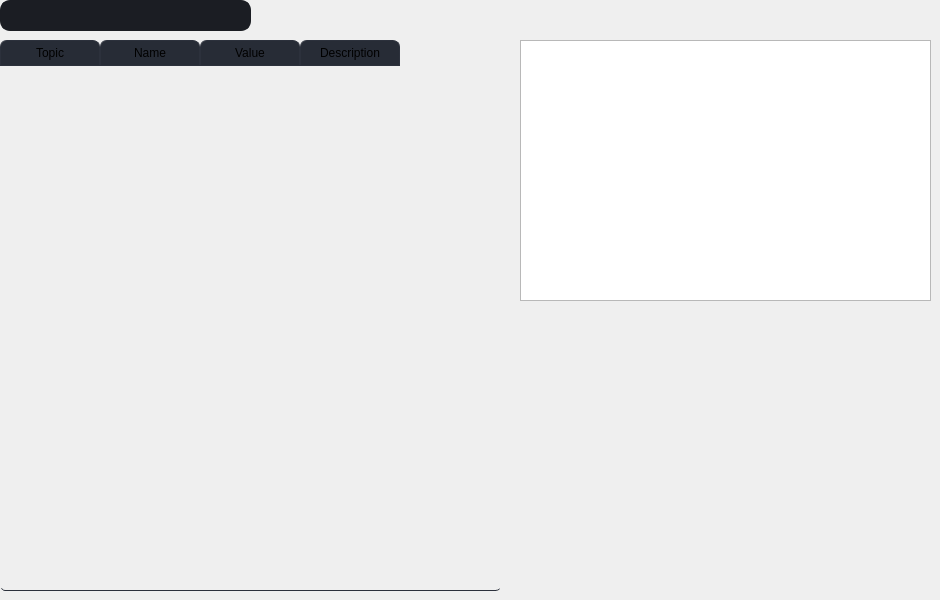
                  <widget class="QWidget" name="Advanced_page">
                   <widget class="QTableWidget" name="tableWidget_data">
                    <property name="geometry">
                     <rect>
                      <x>0</x>
                      <y>40</y>
                      <width>501</width>
                      <height>551</height>
                     </rect>
                    </property>
                    <property name="styleSheet">
                     <string notr="true">QTableWidget {	
	background-color: transparent;
	border-radius: 5px;
	gridline-color: rgb(44, 49, 60);
	border-bottom: 1px solid rgb(44, 49, 60);
}
QTableWidget::item{
	border-color: rgb(44, 49, 60);
	padding-left: 5px;
	padding-right: 5px;
	gridline-color: rgb(44, 49, 60);
}
QTableWidget::item:selected{
	background-color: rgb(52, 59, 72);	
	color: rgb(210, 210, 210);
}
QScrollBar:horizontal {
    border: none;
    background: rgb(52, 59, 72);
    height: 14px;
    margin: 0px 21px 0 21px;
	border-radius: 0px;
}
 QScrollBar:vertical {
	border: none;
    background: rgb(52, 59, 72);
    width: 14px;
    margin: 21px 0 21px 0;
	border-radius: 0px;
 }
QHeaderView::section{
	Background-color: rgb(39, 44, 54);
	max-width: 30px;
	border: 1px solid rgb(44, 49, 60);
	border-style: none;
    border-bottom: 1px solid rgb(44, 49, 60);
    border-right: 1px solid rgb(44, 49, 60);
}
QTableWidget::horizontalHeader {	
	background-color: rgb(81, 255, 0);
}
QHeaderView::section:horizontal
{
    border: 1px solid rgb(44, 49, 60);
	background-color: rgb(39, 44, 54);
	padding: 3px;
	border-top-left-radius: 7px;
    border-top-right-radius: 7px;
}
QHeaderView::section:vertical
{
    border: 1px solid rgb(44, 49, 60);
}
</string>
                    </property>
                    <column>
                     <property name="text">
                      <string>Topic</string>
                     </property>
                    </column>
                    <column>
                     <property name="text">
                      <string>Name</string>
                     </property>
                    </column>
                    <column>
                     <property name="text">
                      <string>Value</string>
                     </property>
                    </column>
                    <column>
                     <property name="text">
                      <string>Description</string>
                     </property>
                    </column>
                   </widget>
                   <widget class="QLineEdit" name="lineEdit_search">
                    <property name="geometry">
                     <rect>
                      <x>0</x>
                      <y>0</y>
                      <width>251</width>
                      <height>31</height>
                     </rect>
                    </property>
                    <property name="font">
                     <font>
                      <pointsize>10</pointsize>
                     </font>
                    </property>
                    <property name="styleSheet">
                     <string notr="true">QLineEdit {
	background-color: rgb(27, 29, 35);
	border-radius: 10px;
	border: 2px solid rgb(27, 29, 35);
	padding-left: 10px;
}
QLineEdit:hover {
	border: 2px solid rgb(64, 71, 88);
}
QLineEdit:focus {
	border: 2px solid rgb(91, 101, 124);
}</string>
                    </property>
                   </widget>
                   <widget class="QWidget" name="formLayoutWidget">
                    <property name="geometry">
                     <rect>
                      <x>520</x>
                      <y>40</y>
                      <width>411</width>
                      <height>261</height>
                     </rect>
                    </property>
                    <layout class="QFormLayout" name="formLayout_graph1">
                     <item row="0" column="0" colspan="2">
                      <widget class="PlotWidget" name="graphicsView">
                       <property name="styleSheet">
                        <string notr="true">PlotWidget {	
	background-color: transparent;
	border-radius: 5px;
	gridline-color: rgb(44, 49, 60);
	border-bottom: 1px solid rgb(44, 49, 60);
}
QHeaderView::section:horizontal
{
    border: 1px solid rgb(44, 49, 60);
	background-color: rgb(39, 44, 54);
	padding: 3px;
	border-top-left-radius: 7px;
    border-top-right-radius: 7px;
}
QHeaderView::section:vertical
{
    border: 1px solid rgb(44, 49, 60);
}
</string>
                       </property>
                      </widget>
                     </item>
                    </layout>
                   </widget>
                  </widget>
